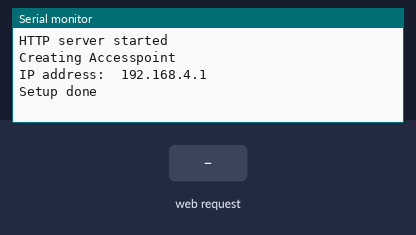
This sketch was run on a simulated ESP32. On the bench: the last lines printed to the serial monitor. The test bench sets the inputs (shaded band). WiFi joins after 1.5 s; servers stay silent unless stated; a WiFi scan finds three made-up networks.

Above: at 2.8 s.
2.9 s: HTTP request GET / received
At 4.4 s:
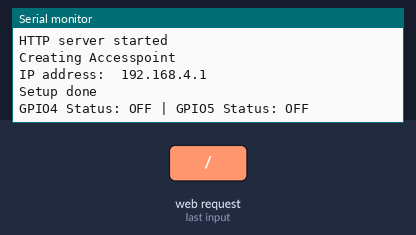
8.1 s: HTTP request GET /get received
At 8.4 s:
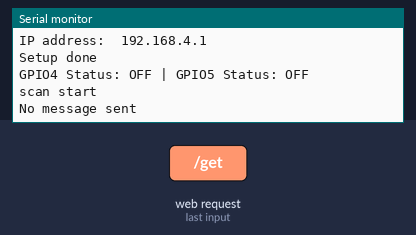
10.1 s: HTTP request GET /led1on received
At 11.1 s:
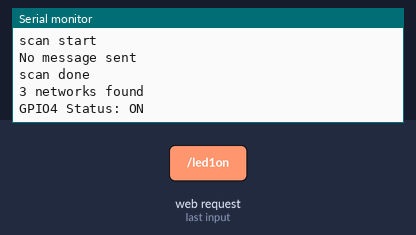
11.6 s: HTTP request GET /led1off received
At 12.2 s:
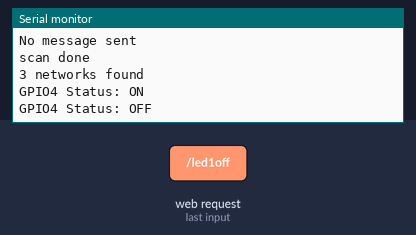

Measured:
- after the input at 2.9 s, the serial monitor: prints a new line at once (image 1)
- after the input at 8.1 s, the serial monitor: prints a new line at once (image 2)
- after the input at 10.1 s, the serial monitor: prints a new line at once (image 3)
- after the input at 11.6 s, the serial monitor: prints a new line at once (image 4)

The sketch:

Tinypico_Indoor_Pos.ino
```cpp
#include "WiFi.h"
#include "esp_wifi.h"
#include <WiFi.h>
#include <WebServer.h>
#include<HTTPClient.h>
#include <Arduino_JSON.h>
#include<AsyncTCP.h>
#include<ESPAsyncWebServer.h>


double rssi = 0;
String ssid;
String device_Name = "Device 1";
String Tmp_Output = "";
String Tmp_user_Output = "";
const char* APssid     = "ESP32-USR01";
const char* APpassword = "123456789";

const char* STAssid = "Knight";
const char* STApassword =  "2gEDsvGZ5Fxx7ACa8zlN";

const char* PARAM_INPUT_1 = "input1";
const char* PARAM_INPUT_2 = "input2";
const char* PARAM_INPUT_3 = "input3";

// HTML web page to handle 3 input fields (input1, input2, input3)
const char index_html[] PROGMEM = R"rawliteral(
<!DOCTYPE HTML><html><head>
  <title>ESP Input Form</title>
  <meta name="viewport" content="width=device-width, initial-scale=1">
  </head><body>
  <form action="/get">
    input1: <input type="text" name="input1">
    <input type="submit" value="Submit">
  </form><br>
  <form action="/get">
    input2: <input type="text" name="input2">
    <input type="submit" value="Submit">
  </form><br>
  <form action="/get">
    input3: <input type="text" name="input3">
    <input type="submit" value="Submit">
  </form>
</body></html>)rawliteral";

void notFound(AsyncWebServerRequest *request) {
  request->send(404, "text/plain", "Not found");
}


double ESP_AP[8] = {-90,-90,-90,-90,-90,-90,-90,-90};
double ESP_USR[3] = {-90,-90,-90};
WiFiServer server1(80);
WebServer server2(81);
AsyncWebServer server3(82);


uint8_t LED1pin = 4;
bool LED1status = LOW;

uint8_t LED2pin = 5;
bool LED2status = LOW;

unsigned long tl_timer; // Init timer.


void setup()
{
    Serial.begin(115200);

    // Set WiFi to Station and Access Point Mode
    WiFi.mode(WIFI_AP_STA);

    // As STA, connect to local router, receive local IP
    WiFi.begin(STAssid, STApassword);
    Serial.println("Connecting");
    while(WiFi.status() != WL_CONNECTED) {
      delay(500);
      Serial.print(".");
    }
    Serial.println("");
    Serial.print("Connected to WiFi network with IP Address: ");
    Serial.println(WiFi.localIP());

    // Send web page with input fields to client
  server3.on("/", HTTP_GET, [](AsyncWebServerRequest *request){
    request->send_P(200, "text/html", index_html);
  });

  // Send a GET request to <ESP_IP>/get?input1=<inputMessage>
  server3.on("/get", HTTP_GET, [] (AsyncWebServerRequest *request) {
    String inputMessage;
    String inputParam;
    // GET input1 value on <ESP_IP>/get?input1=<inputMessage>
    if (request->hasParam(PARAM_INPUT_1)) {
      inputMessage = request->getParam(PARAM_INPUT_1)->value();
      inputParam = PARAM_INPUT_1;
    }
    // GET input2 value on <ESP_IP>/get?input2=<inputMessage>
    else if (request->hasParam(PARAM_INPUT_2)) {
      inputMessage = request->getParam(PARAM_INPUT_2)->value();
      inputParam = PARAM_INPUT_2;
    }
    // GET input3 value on <ESP_IP>/get?input3=<inputMessage>
    else if (request->hasParam(PARAM_INPUT_3)) {
      inputMessage = request->getParam(PARAM_INPUT_3)->value();
      inputParam = PARAM_INPUT_3;
    }
    else {
      inputMessage = "No message sent";
      inputParam = "none";
    }
    Serial.println(inputMessage);
    request->send(200, "text/html", "HTTP GET request sent to your ESP on input field ("
                                     + inputParam + ") with value: " + inputMessage +
                                     "<br><a href=\"/\">Return to Home Page</a>");
  });
  server3.onNotFound(notFound);
  server3.begin();

    //Set Web Server as STA
    server2.on("/", handle_OnConnect);
    server2.on("/led1on", handle_led1on);
    server2.on("/led1off", handle_led1off);
    server2.on("/led2on", handle_led2on);
    server2.on("/led2off", handle_led2off);
    server2.onNotFound(handle_NotFound);

    server2.begin();
    Serial.println("HTTP server started");

    // As AP, boardcast WiFi signal
    Serial.println("Creating Accesspoint");
    WiFi.softAP(APssid, APpassword);
    Serial.print("IP address:\t");
    Serial.println(WiFi.softAPIP());
    delay(100);

    Serial.println("Setup done");
    server1.begin();

    tl_timer = millis();

}

void loop()
{
    server2.handleClient();
    if(LED1status)
    {digitalWrite(LED1pin, HIGH);}
    else
    {digitalWrite(LED1pin, LOW);}

    if(LED2status)
    {digitalWrite(LED2pin, HIGH);}
    else
    {digitalWrite(LED2pin, LOW);}


    unsigned long scan_gap = millis();
    if(scan_gap == tl_timer+5000){
        WiFiClient client = server1.available();   // Listen for incoming clients
        Serial.println("scan start");
        int n = WiFi.scanNetworks();
        Serial.println("scan done");
        if (n == 0) {
          Serial.println("no networks found");
        } else {
          Serial.print(n);
          Serial.println(" networks found");
          for(int i=0;i<8;i++){
            ESP_AP[i] = -90;
          }
          Tmp_Output = "";
          Tmp_user_Output = "";
          for (int i = 0; i < n; ++i) {
              rssi = WiFi.RSSI(i);
              ssid = WiFi.SSID(i);
              if(rssi >= -90 && ssid.length() == 10 && ssid.substring(0,8) == "ESP32-AP" ){
                int temp_ind = (ssid.substring(8,10)).toInt();
                Serial.print(temp_ind);
                ESP_AP[temp_ind] = rssi;
                Serial.print(": SSID: ");
                Serial.print(ssid);
                Serial.print(" RSSI: ");
                Serial.print(rssi);
                Serial.print("\n");
              }
              if(rssi >= -90 && ssid.length() == 11 && ssid.substring(0,9) == "ESP32-USR" ){
                int temp_ind = (ssid.substring(9,11)).toInt();
                Serial.print(temp_ind);
                ESP_USR[temp_ind] = rssi;
                // Serial.print(": SSID: ");
                // Serial.print(ssid);
                // Serial.print(" RSSI: ");
                // Serial.print(rssi);
                // Serial.print("\n");
              }
              delay(10);
          }
          for(int i=0;i<8;i++){
            Tmp_Output += String(ESP_AP[i])+",";
          }
          for(int i=0;i<3;i++){
            Tmp_user_Output += String(ESP_USR[i])+",";
          }
        }
       tl_timer = millis();
       Serial.println("");
    }


}


void handle_OnConnect() {
  LED1status = LOW;
  LED2status = LOW;
  Serial.println("GPIO4 Status: OFF | GPIO5 Status: OFF");
  server2.send(200, "text/html", SendHTML(LED1status,LED2status));
}

void handle_led1on() {
  LED1status = HIGH;
  Serial.println("GPIO4 Status: ON");
  server2.send(200, "text/html", SendHTML(true,LED2status));
}

void handle_led1off() {
  LED1status = LOW;
  Serial.println("GPIO4 Status: OFF");
  server2.send(200, "text/html", SendHTML(false,LED2status));
}

void handle_led2on() {
  LED2status = HIGH;
  Serial.println("GPIO5 Status: ON");
  server2.send(200, "text/html", SendHTML(LED1status,true));
}

void handle_led2off() {
  LED2status = LOW;
  Serial.println("GPIO5 Status: OFF");
  server2.send(200, "text/html", SendHTML(LED1status,false));
}

void handle_NotFound(){
  server2.send(404, "text/plain", "Not found");
}

String SendHTML(uint8_t led1stat,uint8_t led2stat){
  String ptr = "<!DOCTYPE html> <html>\n";
  ptr +="<meta http-equiv=\"refresh\" content=\"5\">";
  ptr +="<head><meta name=\"viewport\" content=\"width=device-width, initial-scale=1.0, user-scalable=no\">\n";
  ptr +="<title>Position Data</title>\n";
  ptr +="<style>html { font-family: Helvetica; display: inline-block; margin: 0px auto; text-align: center;}\n";
  ptr +="body{margin-top: 50px;} h1 {color: #444444;margin: 50px auto 30px;} h3 {color: #444444;margin-bottom: 50px;}\n";
  ptr +="p {font-size: 14px;color: #888;margin-bottom: 10px;}\n";
  ptr +="</style>\n";
  ptr +="</head>\n";
  ptr +="<body>\n";
  ptr +="<p>Device ID:";
  ptr += device_Name;
  ptr += "</p>\n";
  ptr +="<p>ESP_AP[";
  ptr += Tmp_Output;
  ptr += "]</p>\n";
  ptr +="<p>ESP_USER[";
  ptr += Tmp_user_Output;
  ptr += "]</p>\n";
  ptr +="</body>\n";
  ptr +="</html>\n";
  return ptr;
}
```
